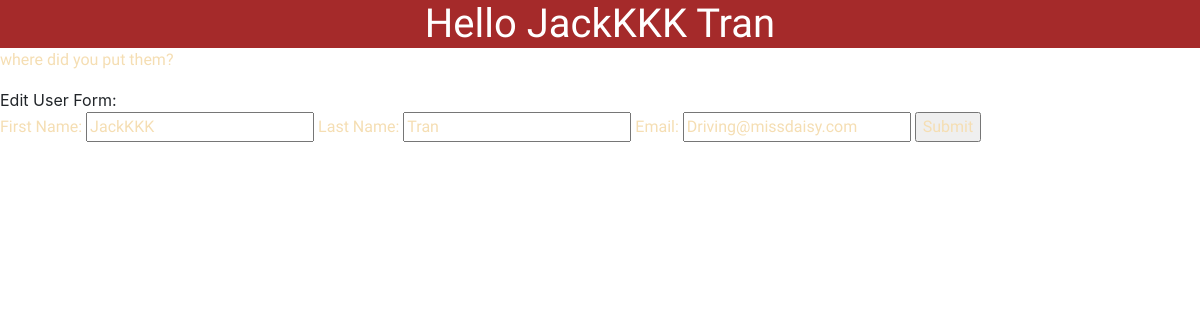
/posts/user_profile/8, run on an earlier commit of the app's database.
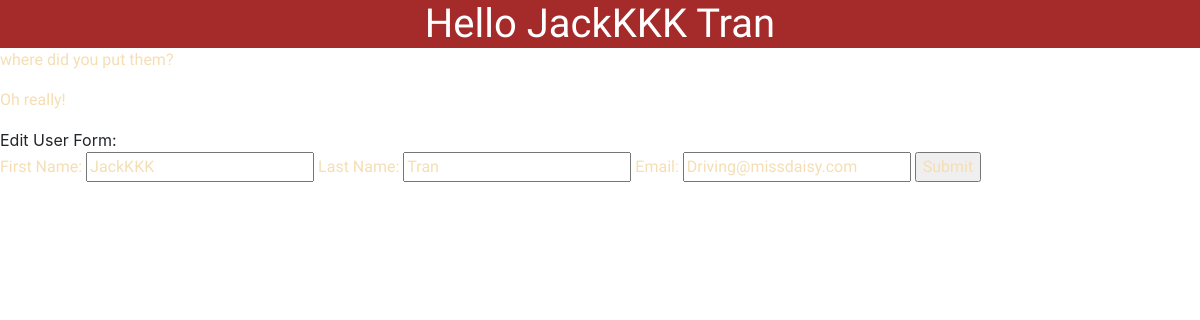
And on a later commit of the database.
### dashboard/models.py (models this page shows)
class Comment(models.Model):
    comment = models.CharField(max_length=255)
    author = models.ForeignKey(User, related_name='user_comments', on_delete=models.CASCADE)
    message_post = models.ForeignKey(Post, related_name="post_comments", on_delete=models.CASCADE)

### dashboard/views.py (the view)
# urls.py: path('user_profile/<int:id>', views.profile),
def profile(request, id):
    context = {
        'user': User.objects.get(id=id)
    }
    return render(request, 'dashboard/profile.html', context)

### dashboard/dashboard/templates/dashboard/profile.html (shortened to what this page needs)
<!DOCTYPE html>
<html lang="en">
<head>
    <link href="https://stackpath.bootstrapcdn.com/bootstrap/4.5.0/css/bootstrap.min.css" rel="stylesheet"
>
    {% load static %}
    <link rel="stylesheet" href="{% static 'css/style.css' %}">
</head>
<body>
    <h1>Hello {{user.first_name}} {{user.last_name}}</h1>
    {% for comment in user.user_comments.all %}
    <p>{{comment.comment}}</p>
    {% endfor %}
    Edit User Form:
    <form action="/posts/edit/{{user.id}}" method=POST>
        First Name: <input type="text" name='fname' value={{user.first_name}}>
        Last Name: <input type="text" name='lname' value={{user.last_name}}>
        Email: <input type="text" name='email' value={{user.email}}>
        <input type="submit">
    </form>
</body>
</html>

What changed in the data, as far as the page shows it:
added Comment: comment "Oh really!"
